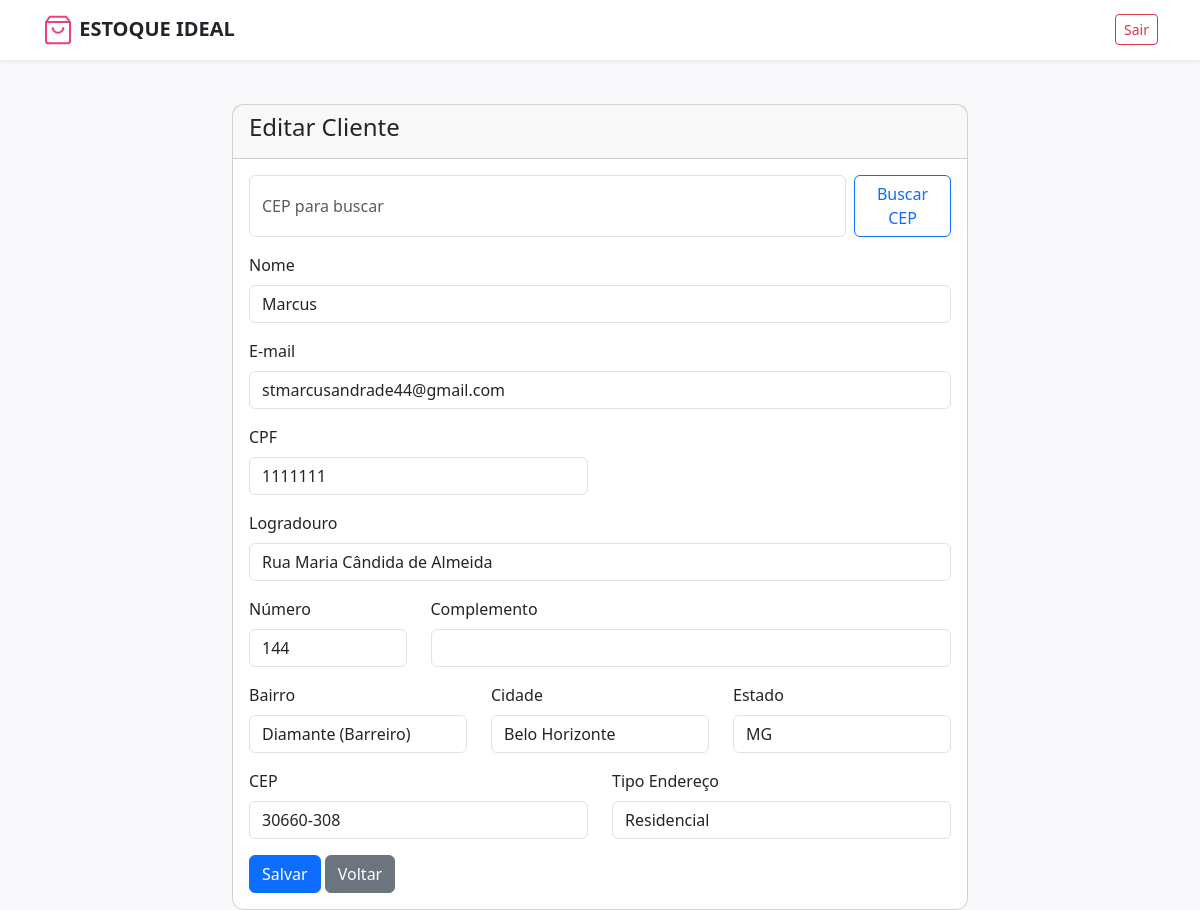
The page /pages/editarOcliente.php?id=2 (signed in) on the database its author committed.
### tables this page shows
CREATE TABLE `clientes` (
  `id` int(11) NOT NULL,
  `nome` varchar(255) NOT NULL,
  `email` varchar(50) NOT NULL,
  `tipo_cliente` varchar(10) NOT NULL,
  `cpf` int(30) NOT NULL,
  `cnpj` int(30) NOT NULL,
  `logradouro` varchar(255) NOT NULL,
  `numero` varchar(255) NOT NULL,
  `complemento` varchar(255) NOT NULL,
  `bairro` varchar(255) NOT NULL,
  `cidade` varchar(255) NOT NULL,
  `estado` char(2) NOT NULL,
  `cep` varchar(9) NOT NULL,
  `tipo_endereco` varchar(255) NOT NULL,
  `data_cadastro` date NOT NULL,
  `data_atualizacao` date NOT NULL
);

### assets/viacep/pegarCep.php (called while the page is built, shortened)
<?php
function pegarEndereco($cepParam = null)
{
    $json_data = initempty();
    $cep = null;
    return $json_data;
}
function initempty(){
    $obj = new stdClass();
    $obj->cep = '';
    $obj->logradouro = '';
    $obj->complemento = '';
    $obj->bairro = '';
    $obj->localidade = '';
    $obj->uf = '';
    return $obj;
}
?>

### pages/editarOcliente.php (the view, shortened to what this page needs)
<?php
require('../crud/conexao_DB.php');
$id = intval($_GET['id']);
$sql = "SELECT * FROM clientes WHERE id = '$id'";
$res = mysqli_query($conn, $sql);
$row = mysqli_fetch_assoc($res);
include_once(__DIR__ . '/../assets/viacep/pegarCep.php');
$json_data = pegarEndereco();
if (!isset($_POST['cep_busca'])){
    $json_data->cep = isset($row['cep']) ? $row['cep'] : '';
    $json_data->logradouro = isset($row['logradouro']) ? $row['logradouro'] : '';
    $json_data->bairro = isset($row['bairro']) ? $row['bairro'] : '';
    $json_data->localidade = isset($row['cidade']) ? $row['cidade'] : '';
    $json_data->uf = isset($row['estado']) ? $row['estado'] : '';
    $json_data->complemento = isset($row['complemento']) ? $row['complemento'] : '';
}
?>
<!DOCTYPE html>
<html lang="pt-br">
<head>
    <link href="https://cdn.jsdelivr.net/npm/bootstrap@5.3.5/dist/css/bootstrap.min.css" rel="stylesheet">
    <link rel="stylesheet" href="../css/style_geral.css">
</head>
<body>
    <?php include('../assets/navbar/navbar.php'); ?>
    <div class="container mt-4">
        <div class="row">
            <div class="col-md-8 offset-md-2">
                <div class="card">
                    <div class="card-header">
                        <h4>Editar Cliente</h4>
                    </div>
                    <div class="card-body">
                        <form method="post" action="<?= $_SERVER['PHP_SELF'] . '?id=' . $row['id'] ?>" class="mb-3 d-flex" style="gap:8px;">
                            <input type="text" name="cep_busca" id="cep_busca" class="form-control" placeholder="CEP para buscar" value="<?= isset($_POST['cep_busca']) ? htmlspecialchars($_POST['cep_busca']) : '' ?>">
                            <button type="submit" class="btn btn-outline-primary">Buscar CEP</button>
                        </form>
                        <form action="../crud/clientesCRUD.php" method="post">
                            <div class="mb-3">
                                <label for="nome" class="form-label">Nome</label>
                                <input type="text" name="nome" id="nome" class="form-control" value="<?= $row['nome'] ?>" required>
                            </div>
                            <div class="mb-3">
                                <label for="email" class="form-label">E-mail</label>
                                <input type="email" name="email" id="email" class="form-control" value="<?= $row['email'] ?>">
                            </div>
                            <div class="row">
                                <?php if (isset($row['tipo_cliente']) && strtolower($row['tipo_cliente']) === 'fisica'): ?>
                                <div class="col-md-6 mb-3">
                                    <label for="cpf" class="form-label">CPF</label>
                                    <input type="text" name="cpf" id="cpf" class="form-control" value="<?= $row['cpf'] ?>">
                                </div>
                                <?php endif; ?>
                            </div>
                            <div class="mb-3">
                                <label for="logradouro" class="form-label">Logradouro</label>
                                <input type="text" name="logradouro" id="logradouro" class="form-control" value="<?= htmlspecialchars($json_data->logradouro) ?>">
                            </div>
                            <div class="row">
                                <div class="col-md-3 mb-3">
                                    <label for="numero" class="form-label">Número</label>
                                    <input type="text" name="numero" id="numero" class="form-control" value="<?= $row['numero'] ?>">
                                </div>
                                <div class="col-md-9 mb-3">
                                    <label for="complemento" class="form-label">Complemento</label>
                                    <input type="text" name="complemento" id="complemento" class="form-control" value="<?= htmlspecialchars($json_data->complemento) ?>">
                                </div>
                            </div>
                            <div class="row">
                                <div class="col-md-4 mb-3">
                                    <label for="bairro" class="form-label">Bairro</label>
                                    <input type="text" name="bairro" id="bairro" class="form-control" value="<?= htmlspecialchars($json_data->bairro) ?>">
                                </div>
                                <div class="col-md-4 mb-3">
                                    <label for="cidade" class="form-label">Cidade</label>
                                    <input type="text" name="cidade" id="cidade" class="form-control" value="<?= htmlspecialchars($json_data->localidade) ?>">
                                </div>
                                <div class="col-md-4 mb-3">
                                    <label for="estado" class="form-label">Estado</label>
                                    <input type="text" name="estado" id="estado" class="form-control" value="<?= htmlspecialchars($json_data->uf) ?>">
                                </div>
                            </div>
                            <div class="row">
                                <div class="col-md-6 mb-3">
                                    <label for="cep" class="form-label">CEP</label>
                                    <input type="text" name="cep" id="cep" class="form-control" value="<?= htmlspecialchars($json_data->cep) ?>">
                                </div>
                                <div class="col-md-6 mb-3">
                                    <label for="tipo_endereco" class="form-label">Tipo Endereço</label>
                                    <select name="tipo_endereco" id="tipo_endereco" class="form-control">
                                        <?php $tipo_end = isset($row['tipo_endereco']) ? strtolower($row['tipo_endereco']) : '' ; ?>
                                        <option value="residencial" <?= $tipo_end === 'residencial' ? 'selected' : '' ?>>Residencial</option>
                                    </select>
                                </div>
                            </div>
                            <button type="submit" name="editar_cliente" class="btn btn-primary">Salvar</button>
                            <a href="clientes.php" class="btn btn-secondary">Voltar</a>
                        </form>
                    </div>
                </div>
            </div>
        </div>
    </div>
</body>
</html>

### css/style_Geral.css (style rules this page uses)
body { background-color: #f9f9fb; padding-top: 4rem; }
.card { border-radius: 12px; transition: transform 0.2s ease, box-shadow 0.2s ease; }

### assets/navbar/navbar.php (style rules this page uses)
body { padding-top: 80px; }

### rows shown on the page
clientes: nome "Marcus", email "stmarcusandrade44@gmail.com", cpf "1111111", logradouro "Rua Maria Cândida de Almeida", numero "144", bairro "Diamante (Barreiro)", cidade "Belo Horizonte", estado "MG", cep "30660-308", tipo_endereco "Residencial"
